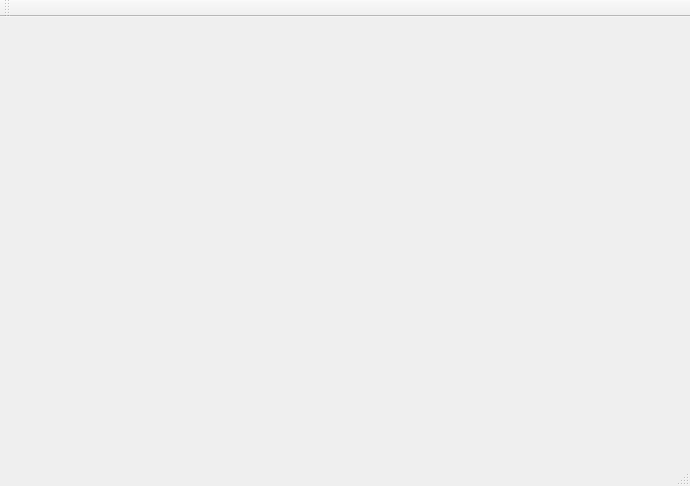
<?xml version="1.0" encoding="UTF-8"?>
<ui version="4.0">
 <class>MainWindow</class>
 <widget class="QMainWindow" name="MainWindow">
  <property name="geometry">
   <rect>
    <x>0</x>
    <y>0</y>
    <width>690</width>
    <height>486</height>
   </rect>
  </property>
  <property name="windowTitle">
   <string>MainWindow</string>
  </property>
  <widget class="QWidget" name="centralWidget"/>
  <widget class="QMenuBar" name="menuBar">
   <property name="geometry">
    <rect>
     <x>0</x>
     <y>0</y>
     <width>690</width>
     <height>22</height>
    </rect>
   </property>
  </widget>
  <widget class="QToolBar" name="mainToolBar">
   <attribute name="toolBarArea">
    <enum>TopToolBarArea</enum>
   </attribute>
   <attribute name="toolBarBreak">
    <bool>false</bool>
   </attribute>
  </widget>
  <widget class="QStatusBar" name="statusBar"/>
 </widget>
 <layoutdefault spacing="6" margin="11"/>
 <resources/>
 <connections/>
</ui>
